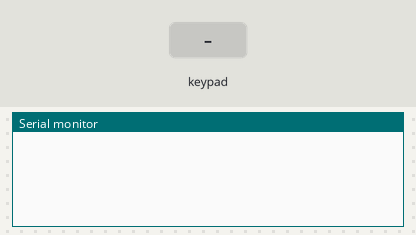
A sketch run on a simulated Arduino Uno, built with avr-gcc and run on an emulated ATmega328P. Shown: the last lines printed to the serial monitor. Inputs (shaded band) come from the test bench.

Above: at 1.2 s.
1.3 s: key '1' pressed
At 2.4 s:
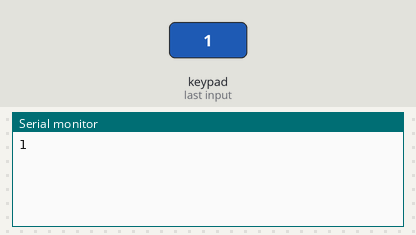
2.8 s: keypad keys 4 5 6 7 # pressed 0.4 s apart
At 5.0 s:
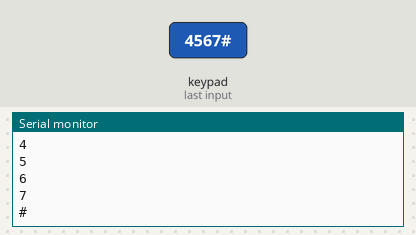
6.3 s: key 'A' pressed
At 7.5 s:
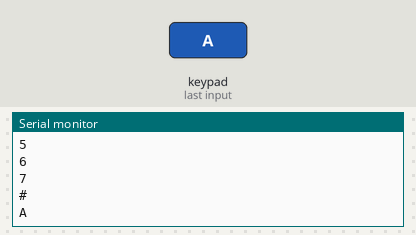
7.8 s: keypad keys 4 5 6 7 * pressed 0.4 s apart
At 9.8 s:
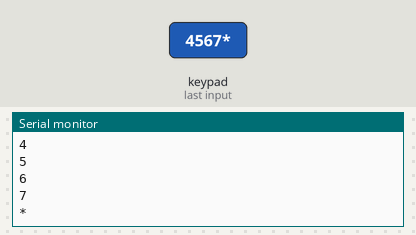
11.3 s: key 'B' pressed
At 12.4 s:
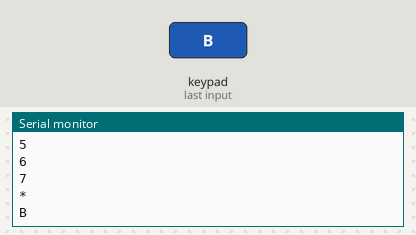
12.8 s: keypad keys 4 5 6 7 D pressed 0.4 s apart
At 15.9 s:
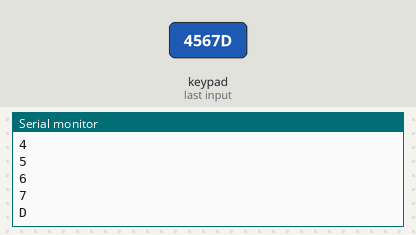
Timing chart, 0 to 17.3 s (numbered marks = the images above; inputs shaded):
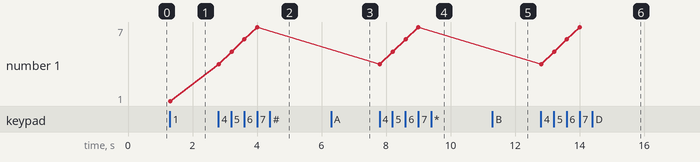

The sketch:

Keypadtest.ino
```cpp
#include <Keypad_I2C.h>
#include <Keypad.h>        // GDY120705
#include <Wire.h>
#define I2CADDR 0x26// change address
// Keypad setup
//--------------------------------------------------------------------------------
const byte ROWS = 4;  // four rows
const byte COLS = 4;  // four columns
char keys[ROWS][COLS] = {
  {'1','2','3','A'},
  {'4','5','6','B'},
  {'7','8','9','C'},
  {'*','0','#','D'}
};
//--------------------------------------------------------------------------------
         /* Keypad setup pins declaration  */
//--------------------------------------------------------------------------------
byte rowPins[ROWS] = {4, 5, 6, 7}; //connect to the row pinouts of the keypad
byte colPins[COLS] = {0, 1, 2, 3}; //connect to the column pinouts of the keypad

// byte rowPins[ROWS] = {3, 2, 1, 0}; //connect to the row pinouts of the keypad
// byte colPins[COLS] = {7, 6, 5, 4}; //connect to the column pinouts of the keypad


// Keypad keypad = Keypad(makeKeymap(keys), rowPins, colPins, ROWS, COLS);

//initialize an instance of class NewKeypad
Keypad_I2C newKeypad( makeKeymap(keys), rowPins, colPins, ROWS, COLS, I2CADDR);

void setup() {
  newKeypad.begin();
  Serial.begin(9600);
  // put your setup code here, to run once:

}

void loop() {
  //Serial.print("hi");
   char key = newKeypad.getKey();  // Get the pressed key

  if (key) {
    Serial.println(key);  // Print the pressed key to the Serial Monitor

  }
}
```

Measured:
- after the input at 1.3 s, the serial monitor: prints a new line at once (image 1)
- after the input at 2.8 s, the serial monitor: prints a new line at once (image 2)
- after the input at 6.3 s, the serial monitor: prints a new line at once (image 3)
- after the input at 7.8 s, the serial monitor: prints a new line at once (image 4)
- after the input at 11.3 s, the serial monitor: prints a new line at once (image 5)
- after the input at 12.8 s, the serial monitor: prints a new line at once (image 6)
- plotted number 1: 1 → 7 after the input at 2.8 s
